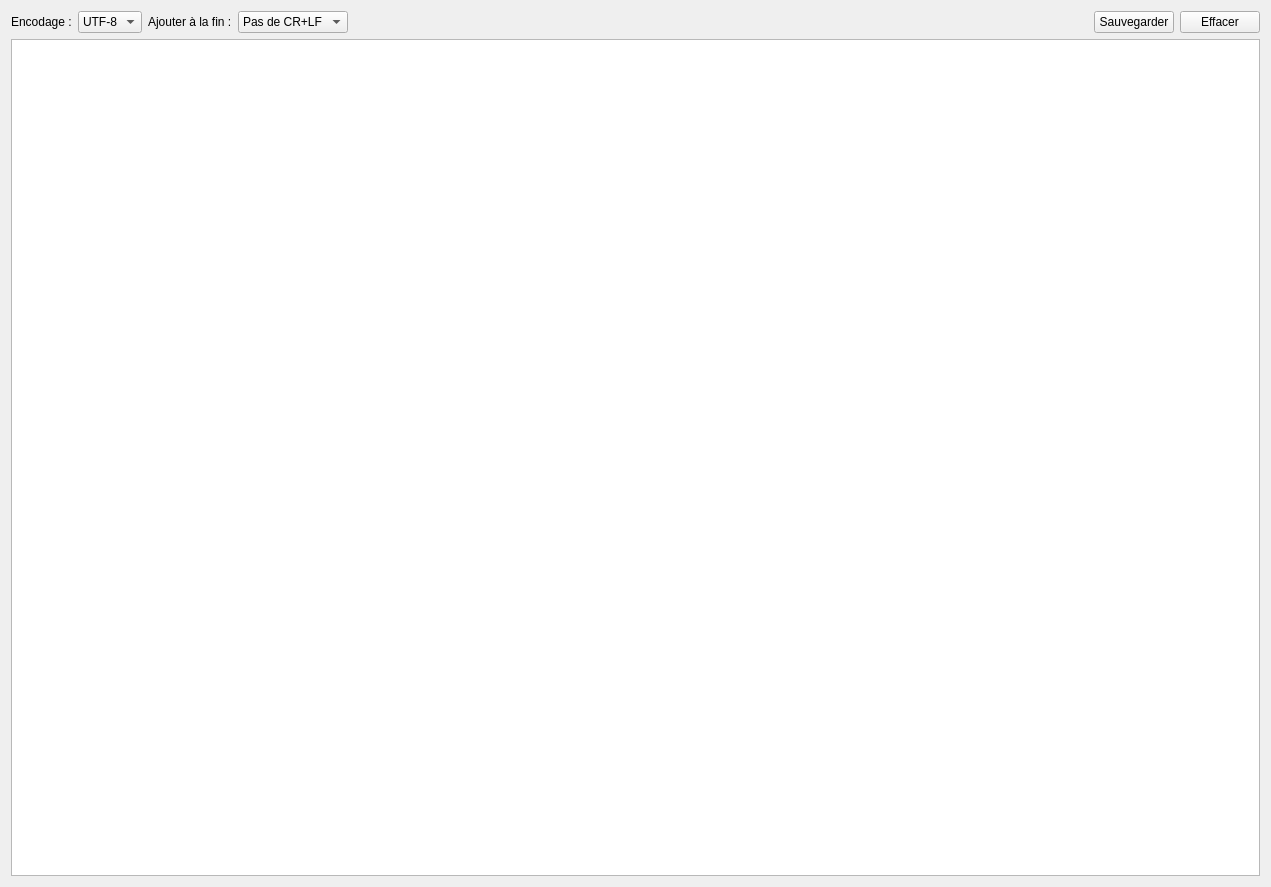
<?xml version="1.0" encoding="UTF-8"?>
<ui version="4.0">
 <class>Logger</class>
 <widget class="QWidget" name="Logger">
  <property name="geometry">
   <rect>
    <x>0</x>
    <y>0</y>
    <width>1271</width>
    <height>887</height>
   </rect>
  </property>
  <property name="windowTitle">
   <string>Form</string>
  </property>
  <layout class="QVBoxLayout" name="verticalLayout">
   <item>
    <layout class="QHBoxLayout" name="horizontalLayout">
     <item>
      <widget class="QLabel" name="label_2">
       <property name="text">
        <string>Encodage :</string>
       </property>
      </widget>
     </item>
     <item>
      <widget class="QComboBox" name="encodingCBox">
       <item>
        <property name="text">
         <string>UTF-8</string>
        </property>
       </item>
       <item>
        <property name="text">
         <string>ASCII</string>
        </property>
       </item>
       <item>
        <property name="text">
         <string>HEX</string>
        </property>
       </item>
      </widget>
     </item>
     <item>
      <widget class="QLabel" name="label">
       <property name="text">
        <string>Ajouter à la fin :</string>
       </property>
      </widget>
     </item>
     <item>
      <widget class="QComboBox" name="crlfCBox">
       <item>
        <property name="text">
         <string>Pas de CR+LF</string>
        </property>
       </item>
       <item>
        <property name="text">
         <string>AUTO CR+LF</string>
        </property>
       </item>
       <item>
        <property name="text">
         <string>AUTO CR</string>
        </property>
       </item>
       <item>
        <property name="text">
         <string>AUTO LF</string>
        </property>
       </item>
      </widget>
     </item>
     <item>
      <spacer name="horizontalSpacer">
       <property name="orientation">
        <enum>Qt::Horizontal</enum>
       </property>
       <property name="sizeHint" stdset="0">
        <size>
         <width>40</width>
         <height>20</height>
        </size>
       </property>
      </spacer>
     </item>
     <item>
      <widget class="QPushButton" name="saveButton">
       <property name="text">
        <string>Sauvegarder</string>
       </property>
      </widget>
     </item>
     <item>
      <widget class="QPushButton" name="eraseButton">
       <property name="text">
        <string>Effacer</string>
       </property>
      </widget>
     </item>
    </layout>
   </item>
   <item>
    <widget class="QTextBrowser" name="logBrowser"/>
   </item>
  </layout>
 </widget>
 <resources/>
 <connections/>
</ui>
